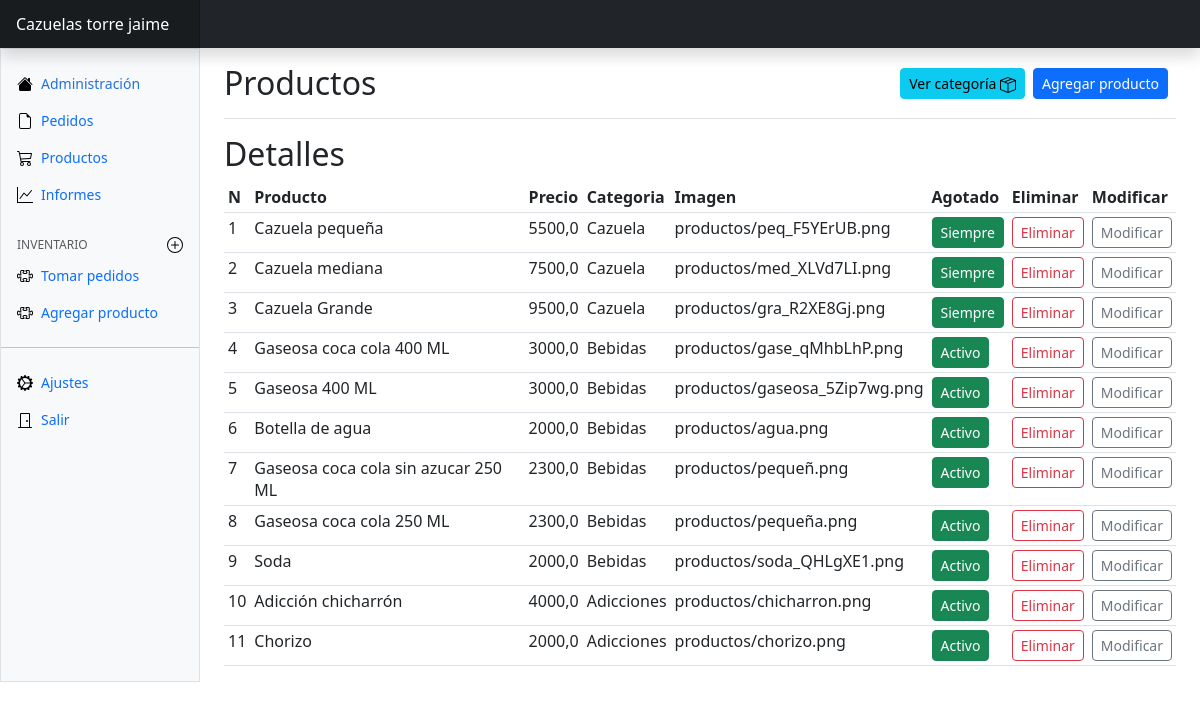
The page /productos/ (signed in) on the database its author committed.
### productos/models.py (models this page shows, shortened)
class Producto(models.Model):
    producto = models.CharField(max_length=250)
    precio = models.FloatField()
    imagen = models.ImageField(upload_to="productos", null=True)
    categoria = models.ForeignKey(Categoria, on_delete=models.CASCADE)
    stock = models.IntegerField()

class Categoria(models.Model):
    categoria = models.CharField(max_length=300)
    def __str__(self):
        return self.categoria

### productos/views.py (the view)
# urls.py: path('productos/', views.productos, name="productos"),
@login_required
def productos(request):
    producto = Producto.objects.all()
    return render(
        request,
        'panel/productos.html',
        context={'producto': producto}
    )

### productos/templates/panel/productos.html (shortened to what this page needs)
{% extends 'panel/admin.html' %}
{% block content %}
<main class="col-md-9 ms-sm-auto col-lg-10 px-md-4">
    <div
        class="d-flex justify-content-between flex-wrap flex-md-nowrap align-items-center pt-3 pb-2 mb-3 border-bottom">
        <h1 class="h2">Productos</h1>
        <div class="btn-toolbar mb-2 mb-md-2">
            <div class="btn-group me-2">
                <a href="{% url 'productos:categoria' %}"><button type="button" class="btn btn-sm btn-info">
                        Ver categoría
                    </button></a>
            </div>
            <div class="btn-group me-2">
                <a href="{% url 'productos:agregarp' %}"><button type="button" class="btn btn-sm btn-primary">
                        Agregar producto
                    </button></a>
            </div>
        </div>
    </div>
    <h2>Detalles</h2>
    <div class="table-responsive small">
        <table class="table table-sm">
            <thead>
                <tr>
                    <th scope="col">N</th>
                    <th scope="col">Producto</th>
                    <th scope="col">Precio</th>
                    <th scope="col">Categoria</th>
                    <th scope="col">Imagen</th>
                    <th scope="col">Agotado</th>
                    <th scope="col">Eliminar</th>
                    <th scope="col">Modificar</th>
                </tr>
            </thead>
            {% for productos in producto %}
            <tbody>
                <tr>
                    <td>{{productos.id}}</td>
                    <td>{{productos.producto}}</td>
                    <td>{{productos.precio}}</td>
                    <td>{{productos.categoria}}</td>
                    <td>{{productos.imagen}}</td>
                    {% if productos.stock == 1 %}
                    <td><a href="{% url 'productos:stock' productos.id %}"><button
                                class="btn btn-sm btn-success">Activo</button></a></td>
                    {% elif productos.stock == 0 %}
                    <td><a href=""><button class="btn btn-sm btn-success">Siempre</button></a></td>
                    {% else %}
                    <td><a href="{% url 'productos:stock' productos.id %}"><button
                                class="btn btn-sm btn-warning">Agotado</button></a></td>
                    {% endif %}
                    <td><a href=""><button class="btn btn-sm btn-outline-danger">Eliminar</button></a></td>
                    <td><a href="{% url 'productos:modificar' productos.id %}"><button
                                class="btn btn-sm btn-outline-secondary">Modificar</button></a></td>
                </tr>
            </tbody>
            {% endfor %}
        </table>
    </div>
</main>
</div>
</div>
{% endblock content %}

### rows shown on the page
Producto: id "1", producto "Cazuela pequeña", precio "5500,0", categoria "Cazuela", imagen "productos/peq_F5YErUB.png", stock "Siempre"
Producto: id "2", producto "Cazuela mediana", precio "7500,0", categoria "Cazuela", imagen "productos/med_XLVd7LI.png", stock "Siempre"
Producto: id "3", producto "Cazuela Grande", precio "9500,0", categoria "Cazuela", imagen "productos/gra_R2XE8Gj.png", stock "Siempre"
Producto: id "4", producto "Gaseosa coca cola 400 ML", precio "3000,0", categoria "Bebidas", imagen "productos/gase_qMhbLhP.png", stock "Activo"
Producto: id "5", producto "Gaseosa 400 ML", precio "3000,0", categoria "Bebidas", imagen "productos/gaseosa_5Zip7wg.png", stock "Activo"
Producto: id "6", producto "Botella de agua", precio "2000,0", categoria "Bebidas", imagen "productos/agua.png", stock "Activo"
Producto: id "7", producto "Gaseosa coca cola sin azucar 250 ML", precio "2300,0", categoria "Bebidas", imagen "productos/pequeñ.png", stock "Activo"
Producto: id "8", producto "Gaseosa coca cola 250 ML", precio "2300,0", categoria "Bebidas", imagen "productos/pequeña.png", stock "Activo"
Producto: id "9", producto "Soda", precio "2000,0", categoria "Bebidas", imagen "productos/soda_QHLgXE1.png", stock "Activo"
Producto: id "10", producto "Adicción chicharrón", precio "4000,0", categoria "Adicciones", imagen "productos/chicharron.png", stock "Activo"
Producto: id "11", producto "Chorizo", precio "2000,0", categoria "Adicciones", imagen "productos/chorizo.png", stock "Activo"
